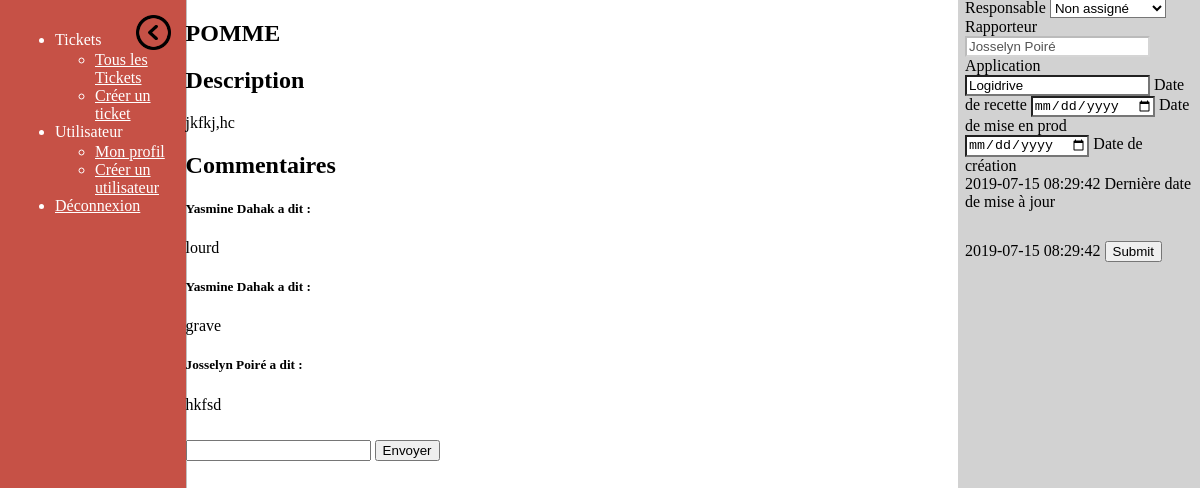
The page /ticket.php?id=4 (signed in) on the database its author committed.
### tables this page shows
CREATE TABLE IF NOT EXISTS `user` (
  `user` varchar(20) NOT NULL,
  `mdp` varchar(255) NOT NULL,
  `prenom` varchar(30) NOT NULL,
  `nom` varchar(30) NOT NULL,
  `mail` varchar(255) NOT NULL,
  `profil` text NOT NULL,
  `del` int(11) NOT NULL DEFAULT '0',
  PRIMARY KEY (`user`)
);

CREATE TABLE IF NOT EXISTS `ticket` (
  `id` int(11) NOT NULL AUTO_INCREMENT,
  `nom` varchar(50) NOT NULL,
  `description` text NOT NULL,
  `etat` int(11) NOT NULL,
  `application` varchar(255) NOT NULL,
  `drec` date DEFAULT NULL,
  `dmep` date DEFAULT NULL,
  `rapporteur` varchar(50) NOT NULL,
  `responsable` varchar(50) NOT NULL DEFAULT 'nobody',
  `dcre` timestamp NOT NULL DEFAULT CURRENT_TIMESTAMP,
  `dmaj` timestamp NOT NULL DEFAULT CURRENT_TIMESTAMP,
  `del` tinyint(4) NOT NULL DEFAULT '0',
  PRIMARY KEY (`id`),
  KEY `etat` (`etat`),
  KEY `rapporteur` (`rapporteur`),
  KEY `responsable` (`responsable`)
);

### ticket.php (the view, shortened to what this page needs)
 <?php
	include 'connexion.php';
	$res = $bdd->query("select * from ticket where del = 0 and id = ".$_GET['id']);
	$tick = $res->fetch();
	$dcre = $tick['dcre'];
	$dmaj = $tick['dmaj'];
	$desc = $tick['description'];
	$drec = $tick['drec'];
	$dmep = $tick['dmep'];
	$nom = $tick['nom'];
	$rap = $tick['rapporteur'];
	$app = $tick['application'];
	$rp = $bdd->query("select nom,prenom from user where user = '".$rap."' and del = 0");
	$rapo = $rp->fetch();
?>
<!DOCTYPE html>
<html lang="fr">
<head>
	<link rel="stylesheet" type="text/css" href="./css/style.css">
	<link rel="stylesheet" href="http://www.iut-fbleau.fr/css/concise.min.css">
	<link rel="stylesheet" href="http://www.iut-fbleau.fr/css/concise-utils/concise-utils.min.css">
	<link rel="stylesheet" href="http://www.iut-fbleau.fr/css/concise-ui/concise-ui.min.css">
</head>
<body>
	<?php include 'menu.php'; ?>
	<aside class="information">
		<form method="post" action="update_tick.php">
			<label>Responsable</label>
			<select name="responsable" class="champ">
				<option value="null">Non assigné</option>
			</select>
			<label>Rapporteur</label>
			<input type="text" name="rapporteur" class="champ" value="<?php echo $rapo['prenom'].' '.$rapo['nom']; ?>" disabled>
			<label>Application</label>
			<input type="text" name="app" value="<?php echo $app?>" class="champ">
			<label>Date de recette</label>
			<input type="date" name="recette" class="champ" value="<?php echo $drec; ?>">
			<label>Date de mise en prod</label>
			<input type="date" name="prod" class="champ" value="<?php echo$dmep; ?>">
			<label>Date de création
			<br><?php echo $dcre?></label>
			<label>Dernière date de mise à jour
			<br><?php echo $dmaj?></label>
			<input type="submit" name="Valider" style="margin-top: 30px">
		</form>
	</aside>
	<section>
		<h1><?php echo $nom; ?></h1>
		<h2 class="_bb1 _mts _mbs">Description</h2>
		<p>
			<?php echo $desc; ?>
		</p>
	</section>
	<section>
		<h2>Commentaires</h2>
		<?php
			$res = $bdd->query("SELECT c.text, u.nom, u.prenom FROM comm c join user u on c.user = u.user WHERE c.del = 0 order by c.id_mess");
			foreach ($res as $com) {
				echo "<h5>".$com['prenom']." ".$com['nom']." a dit :</h5>";
				echo "<p class=\"comments\">";
				echo $com['text'];
				echo "</p>";
			}
		?>
		<form method="post" action="add_com.php">
			<input type="text" name="comm" class="comm">
			<input type="submit" value="Envoyer" style="margin-top: 10px">
		</form>
	</section>
</body>
</html

### css/style.css (style rules this page uses)
aside.information { width: 19%; height: 100%; position: absolute; top : -27px; right: 0px; padding: 7px; background-color: rgb(210,210,210); }
section { width: 64%; position: relative; top: 0px; left: 15%; }
aside .champ, select.champ { background-color: white; }
.comm { height: auto; word-wrap: break-word; overflow: auto; }

### rows shown on the page
user: rapporteur "Josselyn Poiré"
ticket: app "Logidrive", dcre "2019-07-15 08:29:42", dmaj "2019-07-15 08:29:42", nom "POMME", description "jkfkj,hc"

### other values the page prints
$com['prenom'] "Yasmine"
$com['nom'] "Dahak"
$com['text'] "lourd"
$com['text'] "grave"
$com['prenom'] "Josselyn"
$com['nom'] "Poiré"
$com['text'] "hkfsd"
